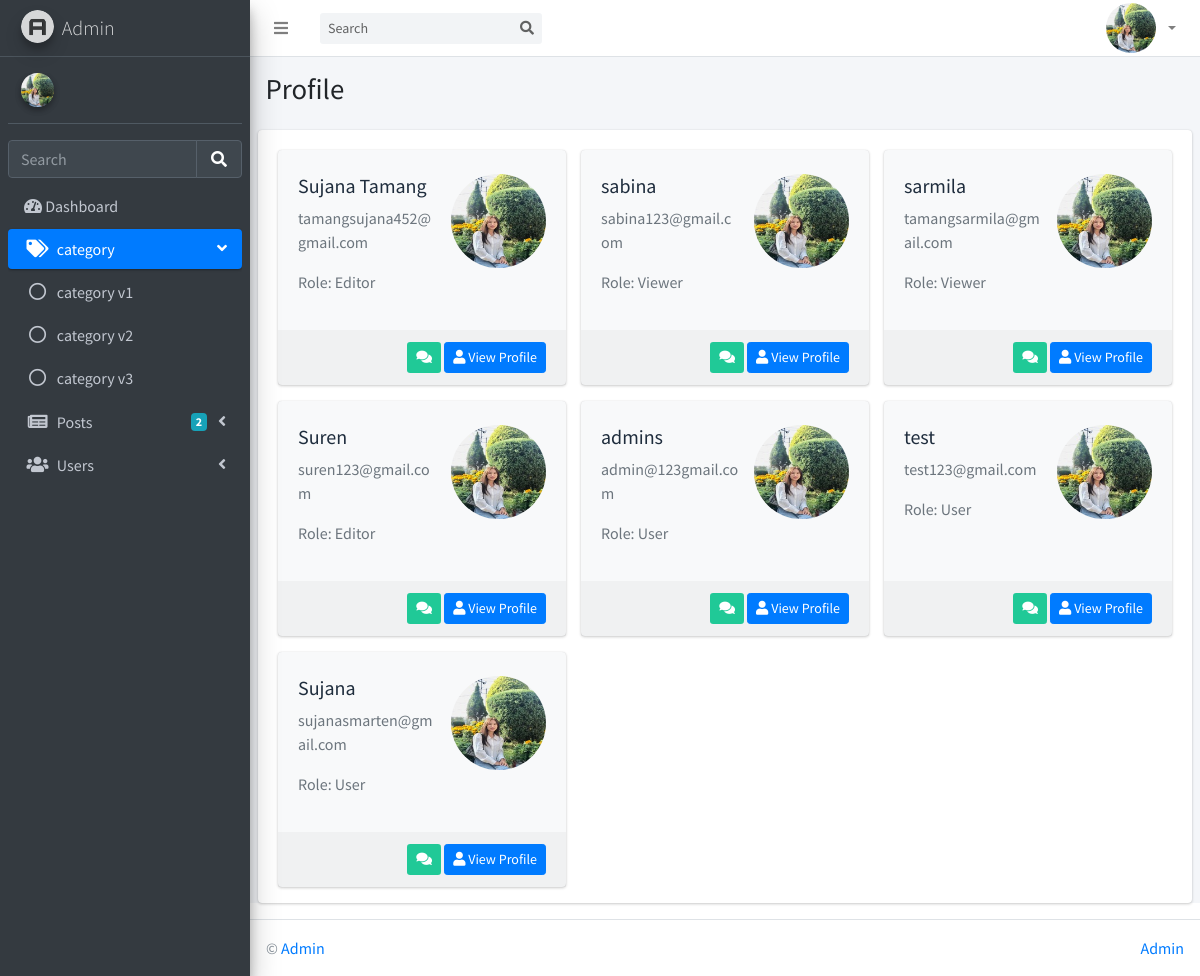
The app's page /User/Profile with its own data.
### apps/authentication/models.py (models this page shows, shortened)
class Users(db.Model, UserMixin):
    __tablename__ = 'users'
    id            = db.Column(db.Integer, primary_key=True)
    username      = db.Column(db.String(64), unique=True)
    email         = db.Column(db.String(64), unique=True)
    password= db.Column(db.LargeBinary)
    bio           = db.Column(db.Text(), nullable=True)
    posts = db.relationship('NewsPost', back_populates='author', lazy=True)
    oauth_github  = db.Column(db.String(100), nullable=True)
    oauth_google  = db.Column(db.String(100), nullable=True)
    date_added = db.Column(db.DateTime, default=datetime.utcnow)
    profile_image = db.Column(db.String(200), default='default.jpg')
    role_id = db.Column(db.Integer, db.ForeignKey('roles.id'), nullable=False, default=1)
    role = db.relationship('Role', backref='users')
    login_logs = db.relationship(
        'LoginLog',
        backref='user',
        cascade='all, delete-orphan',
        passive_deletes=True
    )
    permissions = db.relationship(
        'Permission',
        secondary='user_permissions',
        backref=db.backref('users', lazy='dynamic'),
        lazy='dynamic'
    )
    readonly_fields = ["id", "username", "email", "oauth_github", "oauth_google"]

class Role(db.Model):
    __tablename__ = 'roles'
    id = db.Column(db.Integer, primary_key=True)
    name = db.Column(db.String(50), unique=True, nullable=False)
    permissions = db.relationship('Permission', secondary=roles_permissions, backref='roles')
    description = db.Column(db.String(255))

### apps/authentication/routes.py (the view)
@blueprint.route('/User/Profile')
def User_profile():
    users = Users.query.all()
    return render_template('accounts/User_profile.html', segment = 'index', users=users)

### apps/authentication/models.py (called while the page is built)
@login_manager.request_loader
def request_loader(request):
    username = request.form.get('username')
    user = Users.query.filter_by(username=username).first()
    return user if user else None

### apps/authentication/routes.py (called while the page is built)
@blueprint.before_app_request
def setup_roles_permissions():
    assign_permissions_to_roles()

@blueprint.context_processor
def has_github():
    return {'has_github': bool(Config.GITHUB_ID) and bool(Config.GITHUB_SECRET)}

@blueprint.context_processor
def has_google():
    return {'has_google': bool(Config.GOOGLE_ID) and bool(Config.GOOGLE_SECRET)}

### apps/home/routes.py (called while the page is built)
@blueprint.before_app_request
def create_default_categories():
    default_names = ['Sports', 'Technology', 'Politics', 'Entertainment']
    for name in default_names:
        if not Category.query.filter_by(name=name).first():
            db.session.add(Category(name=name))
    db.session.commit()

### templates/accounts/User_profile.html (shortened to what this page needs)
{% extends "layouts/base.html" %}
{% block body_class %} sidebar-mini {% endblock body_class %}
{% block stylesheets %}
  <link rel="stylesheet" href="{{ url_for('static', filename='assets/plugins/fontawesome-free/css/all.min.css') }}">
  <link rel="stylesheet" href="{{ url_for('static', filename='assets/css/adminlte.min.css') }}">
{% endblock stylesheets %}
{% block content %}
  <div class="content-wrapper">
    <section class="content-header">
      <div class="container-fluid">
        <div class="row mb-2">
          <div class="col-sm-6">
            <h1>Profile</h1>
          </div>
        </div>
      </div>
    </section>
    <section class="content">
      <div class="card card-solid">
        <div class="card-body pb-0">
          <div class="row d-flex align-items-stretch">
            {% for user in users %}
            <div class="col-12 col-sm-6 col-md-4 d-flex align-items-stretch">
              <div class="card bg-light">
                <div class="card-header text-muted border-bottom-0">
                </div>
                <div class="card-body pt-0">
                  <div class="row">
                    <div class="col-7">
                      <h2 class="lead"><b>{{ user.username }}</b></h2>
                      <p class="text-muted">{{ user.email }}</p>
                      <p class="text-muted">Role: {{ user.role.name }}</p>
                    </div>
                    <div class="col-5 text-center">
                      <img src="{{ url_for('static', filename='assets/img/user2-160x160.jpg') }}" alt="user-avatar" class="img-circle img-fluid">
                    </div>
                  </div>
                </div>
                <div class="card-footer">
                  <div class="text-right">
                    <a href="#" class="btn btn-sm bg-teal">
                      <i class="fas fa-comments"></i>
                    </a>
                    <a href="#" class="btn btn-sm btn-primary">
                      <i class="fas fa-user"></i> View Profile
                    </a>
                  </div>
                </div>
              </div>
            </div>
            {% endfor %}
            </div>
            </div>
            </div>
            </section>
            </div>
{% endblock content %}

### templates/layouts/base.html (shortened to what this page needs)
<!DOCTYPE html>
<html lang="en">
<head>
  {% block stylesheets %}{% endblock stylesheets %}
</head>
<body class="hold-transition {% block body_class %}{% endblock body_class %}">
<div class="wrapper">
    {% include 'includes/navigation.html' %}
    {% include 'includes/sidebar.html' %}
    {% block content %}{% endblock content %}
    {% include 'includes/footer.html' %}
</div>
</body>
</html>

### templates/includes/navigation.html (shortened to what this page needs)
  <nav class="main-header navbar navbar-expand navbar-white navbar-light">
    <ul class="navbar-nav">
      <li class="nav-item">
        <a class="nav-link" data-widget="pushmenu" href="#" role="button"><i class="fas fa-bars"></i></a>
      </li>
    </ul>
    <form class="form-inline ml-3">
      <div class="input-group input-group-sm">
        <input class="form-control form-control-navbar" type="search" placeholder="Search" aria-label="Search">
        <div class="input-group-append">
          <button class="btn btn-navbar" type="submit">
            <i class="fas fa-search"></i>
          </button>
        </div>
      </div>
    </form>
    <ul class="navbar-nav ml-auto">
      <li class="nav-item dropdown">
        <a class="nav-link dropdown-toggle d-flex align-items-center" href="#" id="userDropdown" role="button" data-toggle="dropdown" aria-haspopup="true" aria-expanded="false">
          <img src="{{ url_for('static', filename='assets/img/user2-160x160.jpg') }}" alt="User Avatar" class="img-size-50 mr-2 img-circle">
        </a>
      </li>
    </ul>
  </nav>

### templates/includes/sidebar.html (shortened to what this page needs)
  <aside class="main-sidebar sidebar-dark-primary elevation-4">
    <a href="/" class="brand-link">
      <img src="{{ url_for('static', filename='assets/img/AdminLTELogo.png') }}" alt="AdminLTE Logo" class="brand-image img-circle elevation-3" style="opacity: .8">
      <span class="brand-text font-weight-light">Admin</span>
    </a>
    <div class="sidebar">
      <div class="user-panel mt-3 pb-3 mb-3 d-flex">
        <div class="image">
          <img src="{{ url_for('static', filename='assets/img/user2-160x160.jpg') }}" class="img-circle elevation-2" alt="User Image">
        </div>
        <div class="info">
        </div>
      </div>
      <div class="form-inline">
        <div class="input-group" data-widget="sidebar-search">
          <input class="form-control form-control-sidebar" type="search" placeholder="Search" aria-label="Search">
          <div class="input-group-append">
            <button class="btn btn-sidebar">
              <i class="fas fa-search fa-fw"></i>
            </button>
          </div>
        </div>
      </div>
      <nav class="mt-2">
        <ul class="nav nav-pills nav-sidebar flex-column" data-widget="treeview" role="menu" data-accordion="false">
            <li class="nav-item {% if 'apps' in parent %} menu-open {% endif %}">
            <a href="/index" class="nav-link {% if 'apps' in parent %} active {% endif %}">
              <i class="fas fa-tachometer-alt"></i>
              <p>
               Dashboard
              </p>
            </a>
          </li>
          <li class="nav-item has-treeview {% if 'index' in segment %} menu-open {% endif %}">
            <a href="#" class="nav-link {% if 'index' in segment %} active {% endif %}">
              <i class="nav-icon fas fa-tags"></i>
              <p>
                category
                <i class="right fas fa-angle-left"></i>
              </p>
            </a>
            <ul class="nav nav-treeview">
              <li class="nav-item">
                <a href="#" class="nav-link {% if 'index.html' in segment %} active {% endif %}">
                  <i class="far fa-circle nav-icon"></i>
                  <p>category v1</p>
                </a>
              </li>
              <li class="nav-item">
                <a href="#" class="nav-link {% if 'index2.html' in segment %} active {% endif %}">
                  <i class="far fa-circle nav-icon"></i>
                  <p>category v2</p>
                </a>
              </li>
              <li class="nav-item">
                <a href="#" class="nav-link {% if 'index3.html' in segment %} active {% endif %}">
                  <i class="far fa-circle nav-icon"></i>
                  <p>category v3</p>
                </a>
              </li>
            </ul>
          </li>
          <li class="nav-item has-treeview {% if 'layout' in segment %} menu-open {% endif %}">
            <a href="#" class="nav-link {% if 'layout' in segment %} active {% endif %}">
              <i class="nav-icon fas fa-newspaper"></i>
              <p>
                Posts
                <i class="fas fa-angle-left right"></i>
                <span class="badge badge-info right">2</span>
              </p>
            </a>
          </li>
          <li class="nav-item has-treeview {% if 'ui-' in segment %} menu-open {% endif %}">
            <a href="#" class="nav-link {% if 'ui-' in segment %} active {% endif %}">
              <i class="nav-icon fas fa-users"></i>
              <p>
                Users
                <i class="fas fa-angle-left right"></i>
              </p>
            </a>
          </li>
        </ul>
      </nav>
    </div>
  </aside>

### templates/includes/footer.html (shortened to what this page needs)
  <footer class="main-footer">
    &copy; <a target="_blank" rel="noopener noreferrer" href="https://adminlte.io">Admin</a>
    <div class="float-right d-none d-sm-inline-block">
      <a target="_blank" rel="noopener noreferrer"
          href="https://app-generator.dev/product/adminlte/flask/">Admin</a>
    </div>
  </footer>

### records on screen
Users: username "Sujana Tamang", email "tamangsujana452@gmail.com", role.name "Editor"
Users: username "sabina", email "sabina123@gmail.com", role.name "Viewer"
Users: username "sarmila", email "tamangsarmila@gmail.com", role.name "Viewer"
Users: username "Suren", email "suren123@gmail.com", role.name "Editor"
Users: username "admins", email "admin@123gmail.com", role.name "User"
Users: username "test", email "test123@gmail.com", role.name "User"
Users: username "Sujana", email "sujanasmarten@gmail.com", role.name "User"
